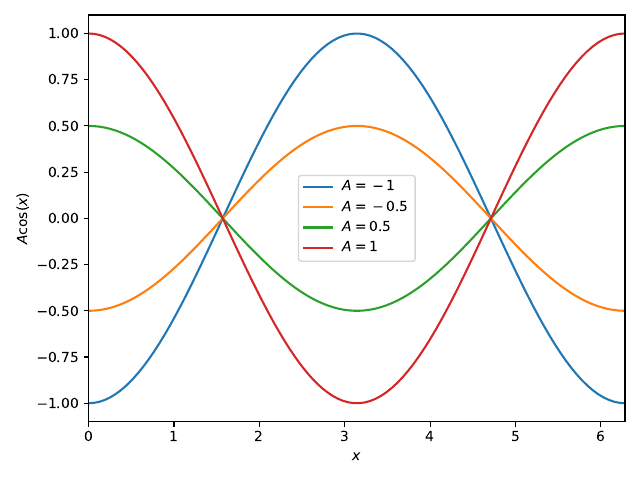

This chart was generated by the following Python code:
import numpy as np
import matplotlib.pyplot as plt

x = np.linspace(0, 2 * np.pi, 100)
for A in (-1, -.5, .5, 1):
    plt.plot(x, A * np.cos(x), label=f'$A = {A}$')

plt.legend()
plt.xlim(0, 2 * np.pi)
plt.xlabel('$x$')
plt.ylabel(r'$A \cos(x)$')
plt.tight_layout()
plt.savefig('loesung.pdf')
